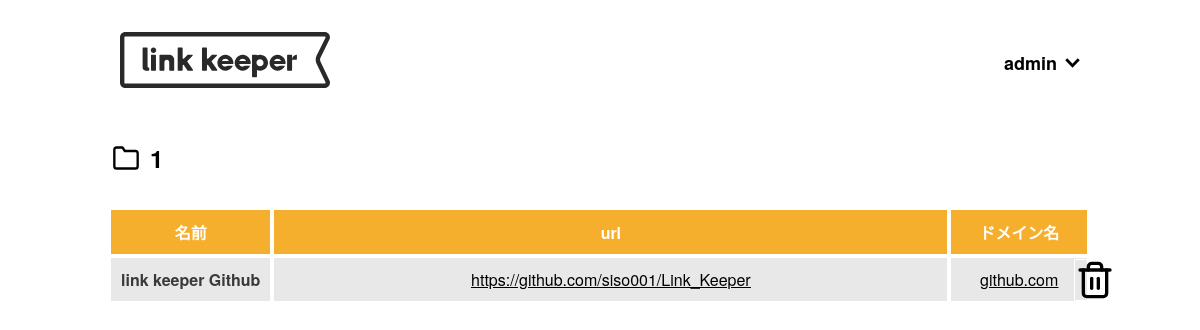
Screenshot of /userpage/1/1 (signed in) with the database file from the repository.
### model.py (models this page shows, shortened)
class User(db.Model, UserMixin):
    __tablename__ = 'user'
    user_id = db.Column(db.Integer, primary_key=True, autoincrement=True)
    username = db.Column(db.String(255), nullable=False)
    email = db.Column(db.String(255), nullable=False, unique=True)
    password = db.Column(db.String(255), nullable=False)

class Url(db.Model):
    __tablename__ = 'url'
    user_id = db.Column(db.Integer, db.ForeignKey('user.user_id'), nullable=False)
    url_id = db.Column(db.Integer, primary_key=True, autoincrement=True)
    url = db.Column(db.String(2550), nullable=False)
    url_name = db.Column(db.String(255), nullable=False)
    domain = db.Column(db.String(255), nullable=False)
    folder_id = db.Column(db.Integer, db.ForeignKey('folder.folder_id', ondelete='CASCADE'), nullable=False)
    def __repr__(self):
        return f"{self.url}"

### routes.py (the view, shortened to what this page needs)
@app.route('/userpage/<int:folder_id>/<folder_name>', endpoint='folder', methods=['GET', 'POST'])
def folder(folder_id, folder_name):
    if request.method == 'GET':
        from model import Folder, Url
        folder_name = folder_name.replace('<br>', ' ')
        folder = Folder.query.filter_by(folder_id=folder_id).first()
        if folder:
            urls = folder.urls.all()
            color = folder.folder_color.color
            return render_template('views_folder.html', folder=folder, urls=urls, color=color, folder_id=folder_id, folder_name=folder_name)
        else:
            return "Folder not found", 404

### routes.py (called while the page is built)
@login_manager.user_loader
def load_user(user_id):
    from model import User
    return User.query.get(int(user_id))

### templates/views_folder.html (shortened to what this page needs)
{% extends "header.html" %}
{% block content %}
    <main>
        <div class="folder_urls">
            <div class="folder_title">
                <div class="before"></div>
                <h1>{{ folder_name }}</h1>
            </div>
            <table>
                <tr>
                    <th class="{{ color }}">名前</th>
                    <th class="{{ color }} url">url</th>
                    <th class="{{ color }}">ドメイン名</th>
                </tr>
                {% for url in urls %}
                <tr class="urls_tr">
                    <td class="name">{{ url.url_name }}</td>
                    <td class="url"><div class="url-content"><a href="{{ url }}" target="_blank" rel="noopener noreferrer">{{ url }}</a></div></td>
                    <td class="domain"><div class="url-content"><a href="http://{{ url.domain }}" target="_blank" rel="noopener noreferrer">{{ url.domain }}</a></div></td>
                    <td class="after" data-url-id="{{ url.url_id }}"></td>
                </tr>
                {% endfor %}
            </table>
        </div>
    </main>
{% endblock %}

### templates/header.html (shortened to what this page needs)
<!DOCTYPE html>
<html lang="ja">
<head>
    <link rel="stylesheet" href="https://cdn.jsdelivr.net/npm/destyle.css@3.0.2/destyle.css">
    <link href="{{ url_for('static', filename='css/style.css') }}" rel="stylesheet" />
</head>
</html>
<body>
    <header class="header wrapper">
        <a class="logo" href="{{ url_for('index') }}">
            <img  src="{{ url_for('static', filename='img/Link-keeper.svg') }}">
        </a>
        <a class="user">
            {% if current_user.is_authenticated %}
                <h2>{{ current_user.username }}</h2>
            {% else %}
                <h2>Guest</h2>
            {% endif %}
        <img src="{{ url_for('static', filename='img/arrow.svg') }}">
        </a>
    </header>
    {% block content %}
    {% endblock %}
</body>
</html>

### static/css/style.css (style rules this page uses)
:root { --red: #BF3131; --yellow: #F6AE2D; --blue: #21BBEC; --green: #60D286; --gray: #7E8083; }
.backgroundcolor-yellow { background: var(--yellow); }
body { margin: 0px; padding: 0px; }
h1, h2 { font-weight: bold; }
.wrapper { margin: 32px 120px; }
input, ul, li, h2 { margin: 0; padding: 0; background: none; border: none; border-radius: 0; outline: none; -webkit-appearance: none; -moz-appearance: none; appearance: none; list-style: none; }
.logo img { height: 56px; width: auto; }
.user img { height: 10px; width: auto; margin-left: 8px; }
.user h2 { font-size: 18px; }
.user { align-items: center; display: flex; position: absolute; right: 0; text-decoration: none; color: black; transition: 0.4s; justify-content: center; align-items: center; }
.header { display: flex; align-items: center; position:relative; z-index: 10; }
.folder_urls { margin: 100px auto; width: auto; }
.folder_urls h1 { display: inline-block; font-size: 24px; width: auto; }
.folder_urls .before { width: 28px; height: 28px; background-image: url("../img/folder.svg"); background-size: contain; vertical-align: middle; margin-right: 10px; }
.folder_title { display: flex; align-items: center; margin: 8px 10px 16px 4px; }
.folder_urls { width: 82%; margin: 0 auto; }
.folder_urls table { text-align: center; border-collapse: separate; width: 100%; }
.folder_urls table th { padding: 10px; border: solid 1px #ffffff; color: #ffffff; }
.folder_urls table td { padding: 10px; border: solid 1px #ffffff; white-space: nowrap; overflow: hidden; }
.folder_urls table td:not(.after) { background: #e8e8e8; }
.url { width: 75%; max-width: 0.1em; overflow: hidden; }
.name { color: #393939; font-weight: bolder; }
.domain { width: 15%; max-width: 0.1em; overflow: hidden; }
.url-content { text-decoration: underline; }
.url-content { display: block; overflow-x: auto; white-space: nowrap; -ms-overflow-style: none; scrollbar-width: none; }
.folder_urls a { color: #000; font-weight: 300; }
.urls_tr { position: relative; }
.after { width: 20px; height: 20px; background-image: url("../img/trash.svg"); background-size: contain; vertical-align: middle; position: absolute; right: -26px; top: 50%; transform: translateY(-50%); cursor: pointer; }

### rows the page displays
User: username "admin"
Url: url_name "link keeper Github", url "https://github.com/siso001/Link_Keeper", domain "github.com"

### other values shown
{{ folder_name }} "1"
